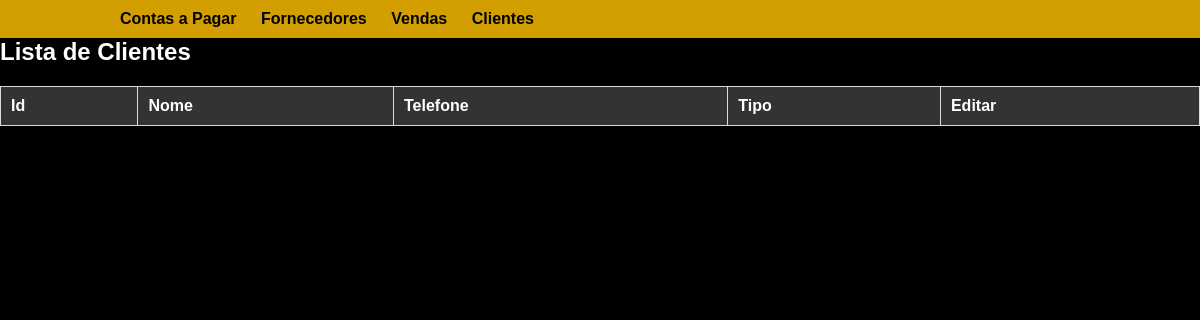
Before: /clientes with the older database file.
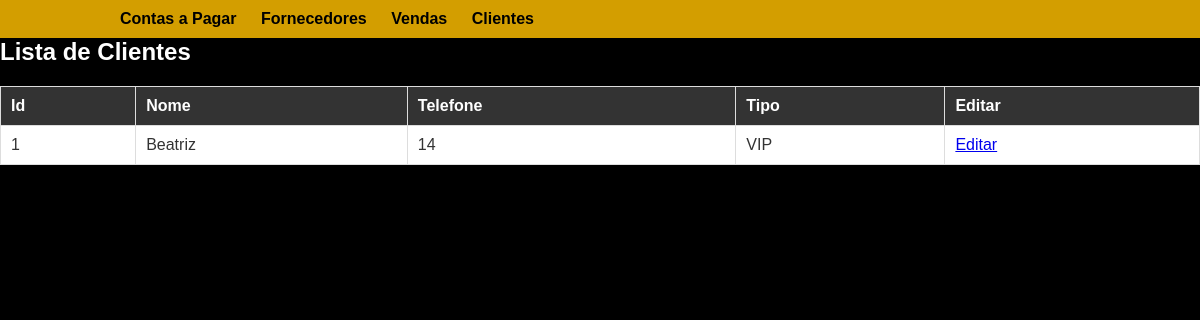
After: the same page with the newer database file.
### models/__init__.py (models this page shows, shortened)
class Clientes(db.Model):
    id_cliente = db.Column(db.Integer, primary_key=True)
    nome_cliente = db.Column(db.String(100), nullable=False)
    telefone_cliente = db.Column(db.String(20), nullable=True)
    tipo_cliente = db.Column(db.String(20), nullable=False)

### routes/clientes.py (the view)
@clientes_bp.route('/clientes', methods=['GET', 'POST'])
def listar_clientes():
    form = ClienteForm()
    clientes = db.session.query(
        Clientes)
    lista_clientes = []
    for cliente in clientes:
        lista_clientes.append({
            'id_cliente': cliente.id_cliente,
            'nome_cliente': cliente.nome_cliente,
            'telefone_cliente': cliente.telefone_cliente,
            'tipo_cliente': cliente.tipo_cliente,
        })
    return render_template('clientes/clientes.html',
                           clientes=lista_clientes,
                           form=form)

### templates/clientes/clientes.html
{% extends 'layout.html' %}
{% block content %}
    <h2>Lista de Clientes</h2>
    <table class="table">
        <thead>
            <tr>
                <th>Id</th>
                <th>Nome</th>
                <th>Telefone</th>
                <th>Tipo</th>
                <th>Editar</th>
            </tr>
        </thead>
        <tbody>
            {% for cliente in clientes %}
                <tr>
                    <td>{{ cliente['id_cliente'] }}</td>
                    <td>{{ cliente['nome_cliente'] }}</td>
                    <td>{{ cliente['telefone_cliente'] }}</td>
                    <td>{{ cliente['tipo_cliente'] }}</td>
                    <td>
                        <a href="{{ url_for('clientes.editar_cliente', id=cliente.id_cliente) }}">Editar</a>
                    </td>
                </tr>
            {% endfor %}
        </tbody>
    </table>
{% endblock %}

### templates/layout.html (shortened to what this page needs)
<!DOCTYPE html>
<html lang="en">
<head>
    <link rel="stylesheet" href="{{ url_for('static', filename='css/style.css') }}">
</head>
<body>
    <nav class="navbar">
        <div class="container">
            <ul class="nav">
                <li class="submenu">
                    <a href="{{ url_for('contas_pagar.listar_contas_pagar') }}">Contas a Pagar</a>
                </li>
                <li class="submenu">
                    <a href="{{ url_for('fornecedores.listar_fornecedores') }}">Fornecedores</a>
                </li>
                <li class="submenu">
                    <a href="{{ url_for('vendas.listar_vendas') }}">Vendas</a>
                </li>
                <li class="submenu">
                    <a href="{{ url_for('clientes.listar_clientes') }}">Clientes</a>
                </li>
            </ul>
        </div>
    </nav>
    <div class="conteudo">
        {% block content %}{% endblock %}
    </div>
</body>
</html>

### static/css/style.css (style rules this page uses)
body, h1, h2, h3, p, ul, li { margin: 0; padding: 0; }
body { font-family: Arial, sans-serif; background-color: #000; color: #fff; margin: 0; padding: 0; }
.container { width: 80%; margin: 0 auto; }
nav { background-color: rgba(253, 190, 0, 0.835); padding: 10px 0; }
nav ul { list-style-type: none; }
nav ul li { display: inline; margin-right: 20px; }
nav a { color: #000; text-decoration: none; font-weight: bold; }
.submenu { position: relative; }
.table { width: 100%; border-collapse: collapse; margin-top: 20px; font-family: 'Arial', sans-serif; }
.table th, .table td { border: 1px solid #ddd; padding: 10px; text-align: left; font-family: 'Arial', sans-serif; }
.table th { background-color: #333; color: #fff; }
.table td { background-color: #fff; color: #333; }

Changed rows visible on the page:
added Clientes: id_cliente "1", nome_cliente "Beatriz", telefone_cliente "14", tipo_cliente "VIP"
